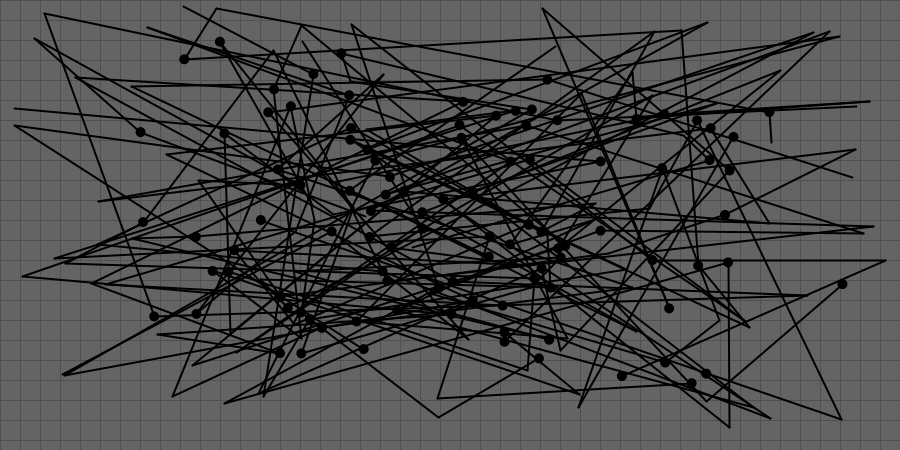
Frame 1 (no input)
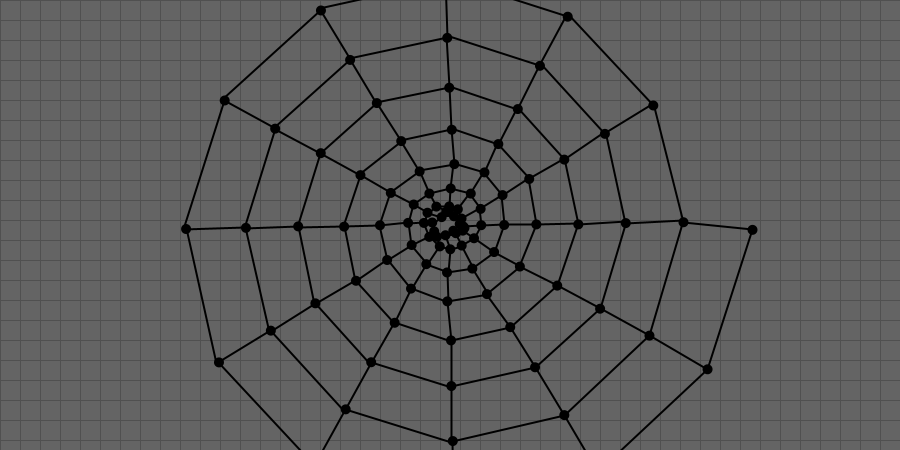
Frame 60 (the mouse pressed at the canvas centre just before this capture)
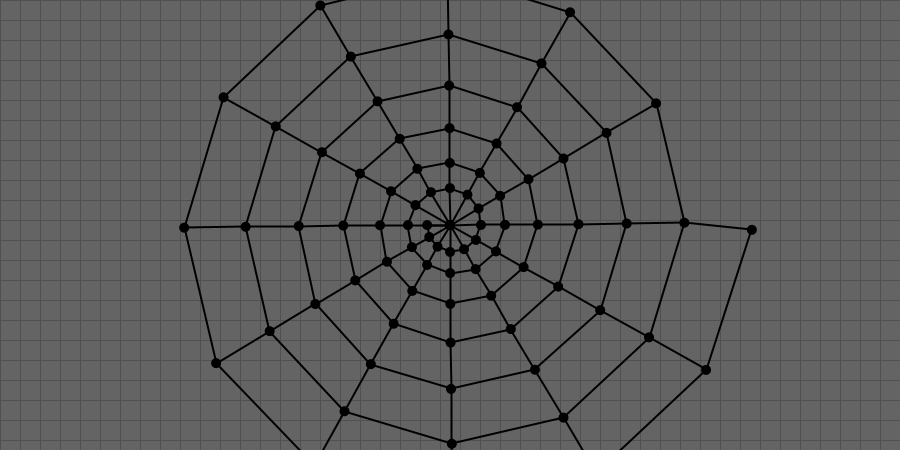
Frame 120 (the mouse held since frame 60 and released just before this capture)

The Processing sketch that drew these frames (run headless with seeded random() and noise(); from frame 60 on, the mouse is pressed at the canvas centre):

// Processing sketch: processing_48813
// ── processing_48813.pde

Node[] node;
int corners = 12;
int nodes = 100;
void setup(){
  background(100);
  smooth();
  size(900,450);
  node = new Node[nodes]; 
  for(int i=0;i<node.length;i++){
    node[i]= new Node(i);
  }
}
void draw(){
  background(100);
  grid();
  for(int i=0;i<node.length;i++){
    node[i].update();
    node[i].display(); 
  }
}

void grid(){
  stroke(80);
  strokeWeight(1);
  for(int i=0;i<width;i+=20){
    line(i,0,i,height);
  }
  for(int i=0;i<height;i+=20){
    line(0,i,width,i);
  }
}


class Node{
  PVector pos,base,min,tension;
  PVector vel=new PVector(0,0);
  PVector acc=new PVector(0,0);
  float rad = 10;
  int id;
  
  Node(int _id){
    id=_id;
    base=new PVector(0,0);
    pos=new PVector(random(width),random(height));
    int maxNodes = corners;
    int offset=10+3*id*id/100;   
    base.x=sin(
            radians(
              360/maxNodes*id
              )) * 
               offset + 
                  (width/2);
    base.y=cos(
            radians(
              360/maxNodes*id
              )) * 
                offset + 
                  (height/2);  
  }
  
  void display(){
    noStroke();
  //  fill(255,0,0);
  //  ellipse(base.x,base.y,9,9); //anchor-points
    fill(0);
    ellipse(pos.x,pos.y,rad,rad);
    stroke(0);
    strokeWeight(2);
    if(id+1<node.length) 
      line(pos.x,pos.y,node[id+1].pos.x,node[id+1].pos.y);
    if(id+corners<node.length)
      line(pos.x,pos.y,node[id+corners].pos.x,node[id+corners].pos.y);
  }
  
  void update(){
    //return to basePoint if moved, bouncyness
    
    PVector mouse = new PVector(mouseX,mouseY);
    if( pos.dist(mouse)<2*rad){ 
      pos.set(mouse);
    }else{
    acc.x = 0.1 * (base.x-pos.x);
    acc.y = 0.1 * (base.y-pos.y);
    
    vel.add(acc);
    vel.mult(0.9);
    
    pos.add(vel); 
    acc = new PVector(0,0);
    tension();
    } 
  }

  void tension(){
    // movement through other points!
    
    
    //find a more elegant way to write this! 
    
    int target = 0;
        if(id+1<node.length){
          PVector dir = new PVector(node[id+1].pos.x,node[id+1].pos.y);
          dir.sub(pos);
          dir.normalize();
          float distance = pos.dist(node[id+1].pos);
          dir.mult(distance*distance*.0001);
          acc.add(dir);
          pos.add(acc);
      } 
      if(id-1>=0){
          PVector dir = new PVector(node[id-1].pos.x,node[id-1].pos.y);
          dir.sub(pos);
          dir.normalize();
          float distance = pos.dist(node[id-1].pos);
          dir.mult(distance*distance*.0001);
          acc.add(dir);
          pos.add(acc);
      }
        if(id+corners<node.length){
          PVector dir = new PVector(node[id+corners].pos.x,node[id+corners].pos.y);
          dir.sub(pos);
          dir.normalize();
          float distance = pos.dist(node[id+corners].pos);
          dir.mult(distance*distance*.0001);
          acc.add(dir);
          pos.add(acc);
        }
        if(id-corners>=0){
          PVector dir = new PVector(node[id-corners].pos.x,node[id-corners].pos.y);
          dir.sub(pos);
          dir.normalize();
          float distance = pos.dist(node[id-corners].pos);
          dir.mult(distance*distance*.0001);
          acc.add(dir);
          pos.add(acc);
        }
  }
}                               
